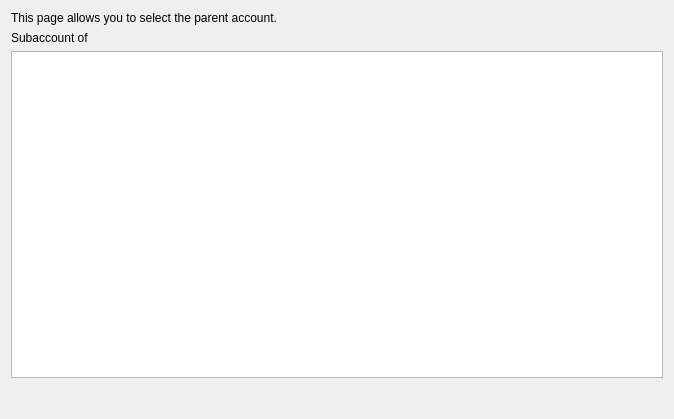
<?xml version="1.0" encoding="UTF-8"?>
<ui version="4.0">
 <class>KHierarchyPageDecl</class>
 <widget class="QWidget" name="KHierarchyPageDecl">
  <property name="geometry">
   <rect>
    <x>0</x>
    <y>0</y>
    <width>674</width>
    <height>419</height>
   </rect>
  </property>
  <layout class="QVBoxLayout">
   <item>
    <widget class="QLabel" name="qLabel1">
     <property name="sizePolicy">
      <sizepolicy hsizetype="Preferred" vsizetype="Preferred">
       <horstretch>0</horstretch>
       <verstretch>0</verstretch>
      </sizepolicy>
     </property>
     <property name="focusPolicy">
      <enum>Qt::NoFocus</enum>
     </property>
     <property name="text">
      <string>This page allows you to select the parent account.</string>
     </property>
     <property name="wordWrap">
      <bool>true</bool>
     </property>
    </widget>
   </item>
   <item>
    <widget class="QLabel" name="m_subAccountLabel">
     <property name="text">
      <string>Subaccount of</string>
     </property>
     <property name="wordWrap">
      <bool>false</bool>
     </property>
    </widget>
   </item>
   <item>
    <widget class="KMyMoneyAccountTreeView" name="m_parentAccounts"/>
   </item>
   <item>
    <spacer name="spacer18">
     <property name="orientation">
      <enum>Qt::Vertical</enum>
     </property>
     <property name="sizeType">
      <enum>QSizePolicy::Preferred</enum>
     </property>
     <property name="sizeHint" stdset="0">
      <size>
       <width>20</width>
       <height>30</height>
      </size>
     </property>
    </spacer>
   </item>
  </layout>
 </widget>
 <layoutdefault spacing="6" margin="11"/>
 <customwidgets>
  <customwidget>
   <class>KMyMoneyAccountTreeView</class>
   <extends>QTreeView</extends>
   <header>kmymoneyaccounttreeview.h</header>
  </customwidget>
 </customwidgets>
 <resources/>
 <connections/>
</ui>
